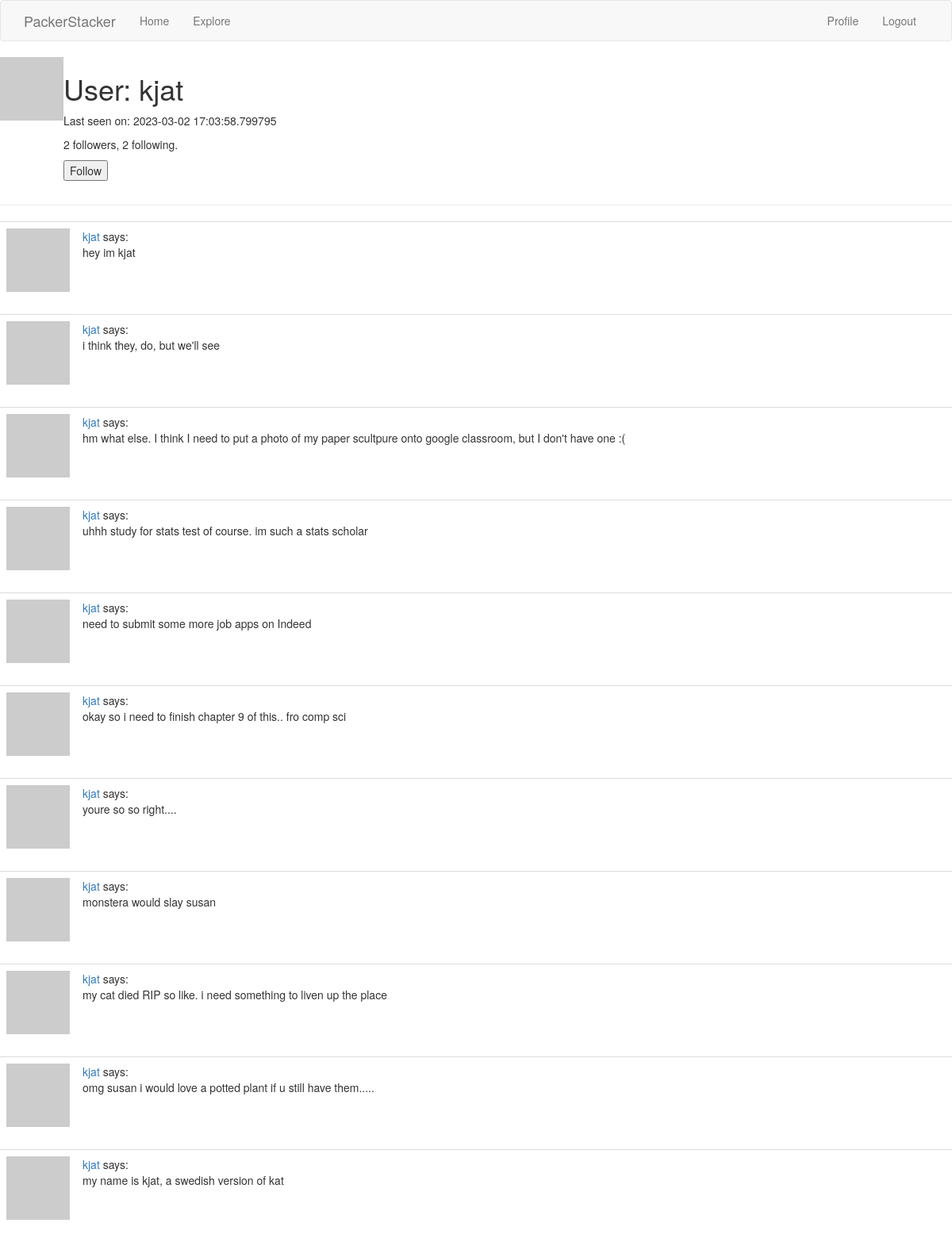
The app's page /user/kjat (signed in) with its own data.
### app/models.py (models this page shows, shortened)
class User(UserMixin, db.Model):
    id = db.Column(db.Integer, primary_key=True)
    username = db.Column(db.String(64), index=True, unique=True)
    email = db.Column(db.String(120), index=True, unique=True)
    password_hash = db.Column(db.String(128))
    posts = db.relationship('Post', backref='author', lazy='dynamic')
    about_me = db.Column(db.String(140))
    last_seen = db.Column(db.DateTime, default=datetime.utcnow)
    type = db.Column(db.Boolean())
    def avatar(self, size):
        digest = md5(self.email.lower().encode('utf-8')).hexdigest()
        return 'https://www.gravatar.com/avatar/{}?d=identicon&s={}'.format(digest, size)
    followed = db.relationship(
        'User', secondary=followers,
        primaryjoin=(followers.c.follower_id == id),
        secondaryjoin=(followers.c.followed_id == id),
        backref=db.backref('followers', lazy='dynamic'), lazy='dynamic')
    def is_following(self, user):
        return self.followed.filter(followers.c.followed_id == user.id).count() > 0

class Post(db.Model):
    id = db.Column(db.Integer, primary_key=True)
    body = db.Column(db.String(140))
    timestamp = db.Column(db.DateTime, index=True, default=datetime.utcnow)
    user_id = db.Column(db.Integer, db.ForeignKey('user.id'))

### app/routes.py (the view)
@app.route('/user/<username>')
@login_required
def user(username):
    user = User.query.filter_by(username=username).first_or_404()
    page = request.args.get('page', 1, type=int)
    posts = user.posts.order_by(Post.timestamp.desc()).paginate(
        page=page, per_page=app.config['POSTS_PER_PAGE'], error_out=False)
    next_url = url_for('user', username=user.username, page=posts.next_num) \
        if posts.has_next else None
    prev_url = url_for('user', username=user.username, page=posts.prev_num) \
        if posts.has_prev else None
    form = EmptyForm()
    return render_template('user.html', user=user, posts=posts.items,
                           next_url=next_url, prev_url=prev_url, form=form)

### app/forms.py
class EmptyForm(FlaskForm):
    submit = SubmitField('Submit')

### app/models.py (called while the page is built)
@login.user_loader
def load_user(id):
    return User.query.get(int(id))

### app/routes.py (called while the page is built)
@app.before_request
def before_request():
    if current_user.is_authenticated:
        current_user.last_seen = datetime.utcnow()
        db.session.commit()

### app/templates/user.html (shortened to what this page needs)
{% extends "base.html" %}
{% block content %}
    <table>
      <tr valign="top">
          <td><img src="{{ user.avatar(128) }}"></td>
          <td>
            <h1>User: {{ user.username }}</h1>
            {% if user.last_seen %}<p>Last seen on: {{ user.last_seen }}</p>{% endif %}
            <p>{{ user.followers.count() }} followers, {{ user.followed.count() }} following.</p>
            {% if user == current_user %}
            <p><a href="{{ url_for('edit_profile') }}">Edit your profile</a></p>
            {% elif not current_user.is_following(user) %}
            <p>
              <form action="{{ url_for('follow', username=user.username) }}" method="post">
                {{ form.submit(value='Follow') }}
              </form>
            </p>
            {% endif %}
          </td>
        </tr>
    </table>
    <hr>
    {% for post in posts %}
        {% include '_post.html' %}
    {% endfor %}
{% endblock %}

### app/templates/_post.html
<table class="table table-hover">
        <tr>
            <td width="70px">
                <a href="{{ url_for('user', username=post.author.username) }}">
                    <img src="{{ post.author.avatar(70) }}" />
                </a>
            </td>
            <td>
                <a href="{{ url_for('user', username=post.author.username) }}">
                    {{ post.author.username }}
                </a>
                says:
                <br>
                {{ post.body }}
            </td>
        </tr>
    </table>

### records on screen
User: username "kjat", last_seen "2023-03-02 17:03:58.799795"
Post: author.username "kjat", body "hey im kjat"
Post: author.username "kjat", body "i think they, do, but we'll see"
Post: author.username "kjat", body "hm what else. I think I need to put a photo of my paper scultpure onto google classroom, but I don't have one :("
Post: author.username "kjat", body "uhhh study for stats test of course. im such a stats scholar"
Post: author.username "kjat", body "need to submit some more job apps on Indeed"
Post: author.username "kjat", body "okay so i need to finish chapter 9 of this.. fro comp sci"
Post: author.username "kjat", body "youre so so right...."
Post: author.username "kjat", body "monstera would slay susan"
Post: author.username "kjat", body "my cat died RIP so like. i need something to liven up the place"
Post: author.username "kjat", body "omg susan i would love a potted plant if u still have them....."
Post: author.username "kjat", body "my name is kjat, a swedish version of kat"

### other values on screen
{{ user.followers.count() }} "2"
{{ user.followed.count() }} "2"
